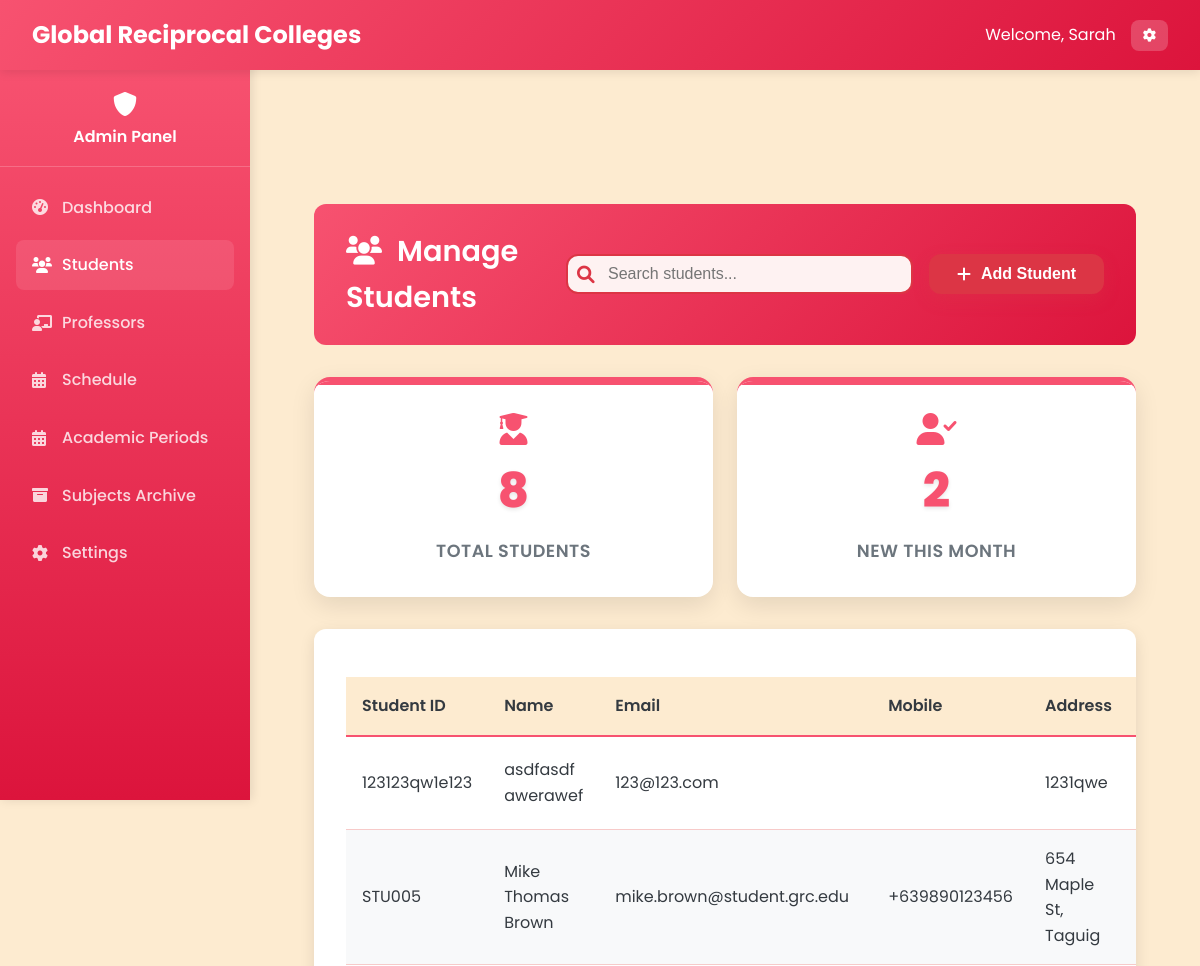
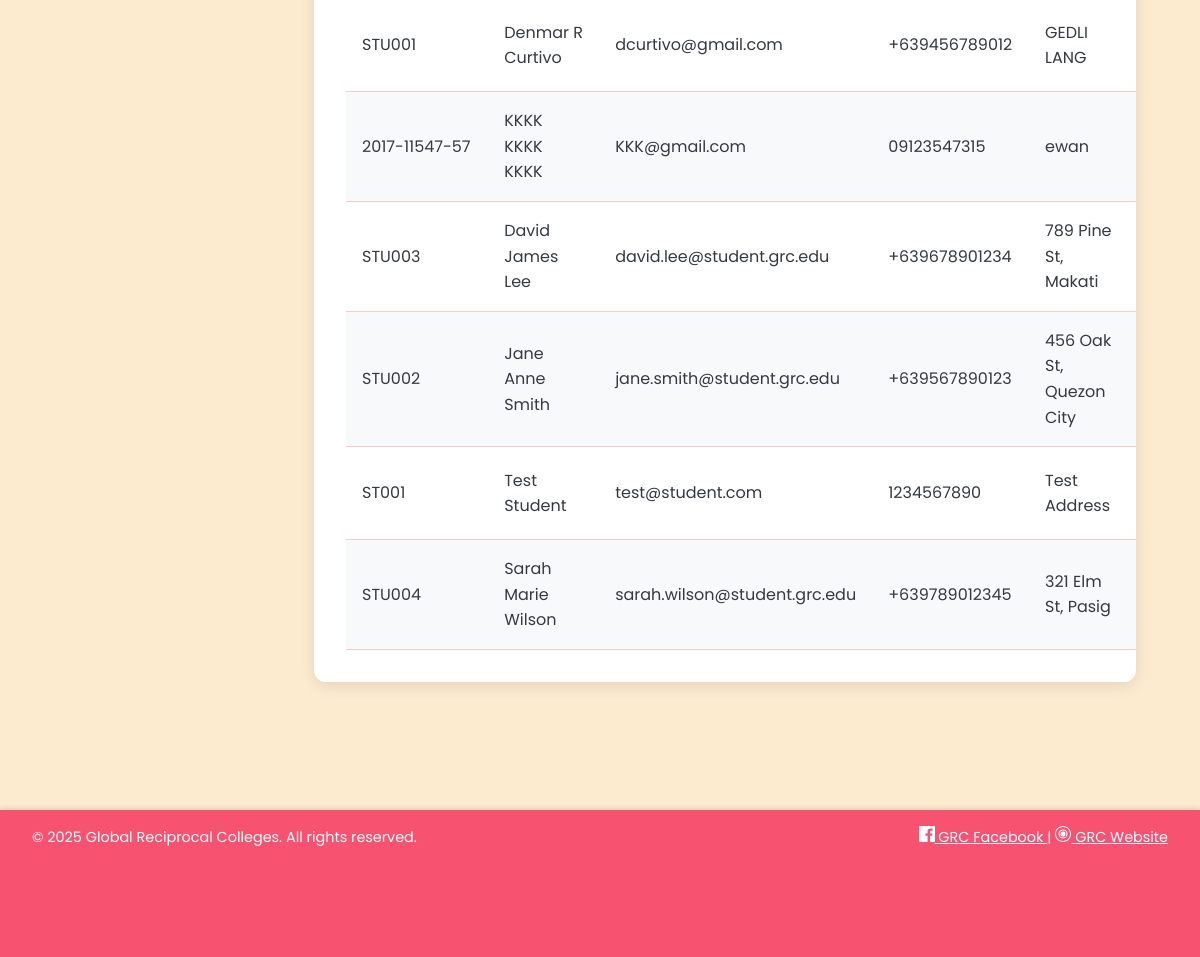
/Admin/admin_manage_students.php (signed in), run on the app's committed database (2 pictures, top to bottom).
### tables this page shows
CREATE TABLE `students` (
  `student_id` varchar(20) NOT NULL,
  `first_name` varchar(50) NOT NULL,
  `last_name` varchar(50) NOT NULL,
  `middle_name` varchar(50) DEFAULT NULL,
  `email` varchar(100) NOT NULL,
  `password` varchar(255) NOT NULL,
  `mobile` varchar(15) NOT NULL,
  `address` text NOT NULL,
  `created_at` datetime NOT NULL,
  `updated_at` datetime NOT NULL,
  `section` varchar(10) DEFAULT NULL
);

### Admin/admin_manage_students.php (the view, shortened to what this page needs)
<?php
require_once '../php/db.php';
$query = "
    SELECT s.*, sem.semester_name, y.year_label
    FROM students s
    LEFT JOIN student_classes sc ON s.student_id = sc.student_id
    LEFT JOIN classes c ON sc.class_id = c.class_id
    LEFT JOIN semesters sem ON c.semester_id = sem.id
    LEFT JOIN school_years y ON sem.school_year_id = y.id
    GROUP BY s.student_id
    ORDER BY s.last_name, s.first_name
";
$students = $pdo->query($query)->fetchAll();
?>
<!DOCTYPE html>
<html lang="en">
<head>
    <link rel="stylesheet" href="../css/styles_fixed.css">
    <link rel="stylesheet" href="https://cdnjs.cloudflare.com/ajax/libs/font-awesome/6.0.0/css/all.min.css">
</head>
<body>
    <?php include '../includes/navbar_admin.php'; ?>
    <?php include '../includes/sidebar_admin.php'; ?>
    <main class="main-content" role="main" tabindex="-1">
        <div class="dashboard-container">
            <div class="enhanced-header fade-in">
                <h1 class="header-title"><i class="fas fa-users" style="margin-right: 15px;"></i>Manage Students</h1>
                <div class="header-actions">
                    <div class="search-container">
                        <i class="fas fa-search search-icon"></i>
                        <input type="text" id="searchInput" class="search-input" placeholder="Search students..." onkeyup="filterStudents()">
                    </div>
                    <button class="add-professor-btn" onclick="openModal('addStudentModal')">
                        <i class="fas fa-plus"></i>
                        Add Student
                    </button>
                </div>
            </div>
        <div class="stats-grid">
            <div class="stats-card fade-in" tabindex="0">
                <i class="fas fa-user-graduate" style="font-size: 2rem; color: var(--primary); margin-bottom: 0.5rem;"></i>
                <div class="stats-number"><?php echo count($students); ?></div>
                <div class="stats-label">Total Students</div>
            </div>
            <div class="stats-card fade-in" tabindex="0">
                <i class="fas fa-user-check" style="font-size: 2rem; color: var(--primary); margin-bottom: 0.5rem;"></i>
                <div class="stats-number"><?php echo count(array_filter($students, function($s) { return strtotime($s['created_at']) > strtotime('-30 days'); })); ?></div>
                <div class="stats-label">New This Month</div>
            </div>
        </div>
        <div class="table-container">
            <table class="table">
                <thead>
                    <tr>
                <th>Student ID</th>
                <th>Name</th>
                <th>Email</th>
                <th>Mobile</th>
                <th>Address</th>
                <th>Section</th>
            </tr>
        </thead>
        <tbody>
            <?php foreach ($students as $student): ?>
            <tr onclick="viewStudent(<?php echo htmlspecialchars(json_encode($student)); ?>)">
                <td><?php echo htmlspecialchars($student['student_id']); ?></td>
                <td><?php echo htmlspecialchars($student['first_name'] . ' ' . ($student['middle_name'] ? $student['middle_name'] . ' ' : '') . $student['last_name']); ?></td>
                <td><?php echo htmlspecialchars($student['email']); ?></td>
                <td><?php echo htmlspecialchars($student['mobile']); ?></td>
                <td><?php echo htmlspecialchars($student['address']); ?></td>
                <td><?php echo htmlspecialchars($student['section']); ?></td>
            </tr>
            <?php endforeach; ?>
        </tbody>
            </table>
        </div>
    </div>
</main>
    <?php include '../includes/footbar.php'; ?>
</body>
</html>

### css/styles_fixed.css (style rules this page uses)
:root { --primary: #F75270; --primary-dark: #DC143C; --primary-light: #F7CAC9; --secondary: #F75270; --accent: #F7CAC9; --light: #FDEBD0; --dark: #343a40; --gray: #6c757d; --light-gray: #F7CAC9; --success: #F7CAC9; --warning: #FDEBD0; --danger: #DC143C; --info: #F75270; }
* { margin: 0; padding: 0; box-sizing: border-box; }
body { font-family: 'Poppins', sans-serif; background-color: var(--light); color: var(--dark); line-height: 1.6; }
.main-content { margin-top: 70px; padding: 2rem; min-height: calc(100vh - 70px); background: var(--light); transition: margin-left 0.3s ease; }
.main-content { margin-left: 250px; margin-top: 70px; padding: 2rem; min-height: calc(100vh - 70px); background: var(--light); transition: margin-left 0.3s ease, padding 0.3s ease; }
.table-container { background: white; border-radius: 12px; box-shadow: 0 4px 15px rgba(0, 0, 0, 0.1); overflow: hidden; margin-bottom: 2rem; }
.table { width: 100%; border-collapse: collapse; }
.table th, .table td { padding: 1rem; text-align: left; border-bottom: 1px solid var(--light-gray); }
.table th { background: var(--light); font-weight: 600; color: var(--dark); }
.search-container { display: flex; gap: 10px; margin-bottom: 1rem; }
.search-input { flex: 1; padding: 10px 15px; border: 2px solid var(--light-gray); border-radius: 8px; font-size: 0.9rem; }
.dashboard-container { max-width: 1200px; margin: 0 auto; padding: 2rem; }
.stats-grid { display: grid; grid-template-columns: repeat(auto-fill, minmax(350px, 1fr)); gap: 2rem; margin-bottom: 2rem; }

### includes/sidebar_admin.php (style rules this page uses)
.main-content { margin-left: 250px; padding: 2rem; width: calc(100% - 250px); box-sizing: border-box; }

### data on the page
students: student_id "123123qw1e123", first_name+middle_name+last_name "asdfasdf awerawef", email "123@123.com", address "1231qwe"
students: student_id "STU005", first_name+middle_name+last_name "Mike Thomas Brown", email "mike.brown@student.grc.edu", mobile "+639890123456", address "654 Maple St, Taguig"
students: student_id "STU001", first_name+middle_name+last_name "Denmar R Curtivo", email "dcurtivo@gmail.com", mobile "+639456789012", address "GEDLI LANG"
students: student_id "2017-11547-57", first_name+middle_name+last_name "KKKK KKKK KKKK", email "KKK@gmail.com", mobile "09123547315", address "ewan"
students: student_id "STU003", first_name+middle_name+last_name "David James Lee", email "david.lee@student.grc.edu", mobile "+639678901234", address "789 Pine St, Makati"
students: student_id "STU002", first_name+middle_name+last_name "Jane Anne Smith", email "jane.smith@student.grc.edu", mobile "+639567890123", address "456 Oak St, Quezon City"
students: student_id "ST001", first_name+middle_name+last_name "Test Student", email "test@student.com", mobile "1234567890", address "Test Address"
students: student_id "STU004", first_name+middle_name+last_name "Sarah Marie Wilson", email "sarah.wilson@student.grc.edu", mobile "+639789012345", address "321 Elm St, Pasig"

### other printed values
$_SESSION['first_name'] "Sarah"
count($students) "8"
